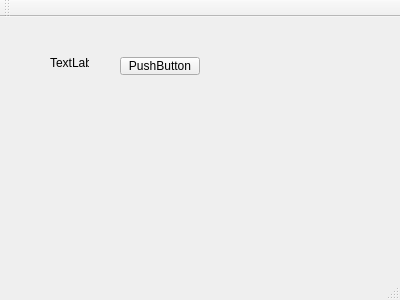
<?xml version="1.0" encoding="UTF-8"?>
<ui version="4.0">
 <class>MainWindow</class>
 <widget class="QMainWindow" name="MainWindow">
  <property name="geometry">
   <rect>
    <x>0</x>
    <y>0</y>
    <width>400</width>
    <height>300</height>
   </rect>
  </property>
  <property name="windowTitle">
   <string>MainWindow</string>
  </property>
  <widget class="QWidget" name="centralWidget">
   <widget class="QPushButton" name="pushButton">
    <property name="geometry">
     <rect>
      <x>120</x>
      <y>40</y>
      <width>80</width>
      <height>18</height>
     </rect>
    </property>
    <property name="text">
     <string>PushButton</string>
    </property>
   </widget>
   <widget class="QLabel" name="label">
    <property name="geometry">
     <rect>
      <x>50</x>
      <y>40</y>
      <width>39</width>
      <height>11</height>
     </rect>
    </property>
    <property name="text">
     <string>TextLabel</string>
    </property>
   </widget>
  </widget>
  <widget class="QMenuBar" name="menuBar">
   <property name="geometry">
    <rect>
     <x>0</x>
     <y>0</y>
     <width>400</width>
     <height>19</height>
    </rect>
   </property>
  </widget>
  <widget class="QToolBar" name="mainToolBar">
   <attribute name="toolBarArea">
    <enum>TopToolBarArea</enum>
   </attribute>
   <attribute name="toolBarBreak">
    <bool>false</bool>
   </attribute>
  </widget>
  <widget class="QStatusBar" name="statusBar"/>
 </widget>
 <layoutdefault spacing="6" margin="11"/>
 <resources/>
 <connections/>
</ui>
